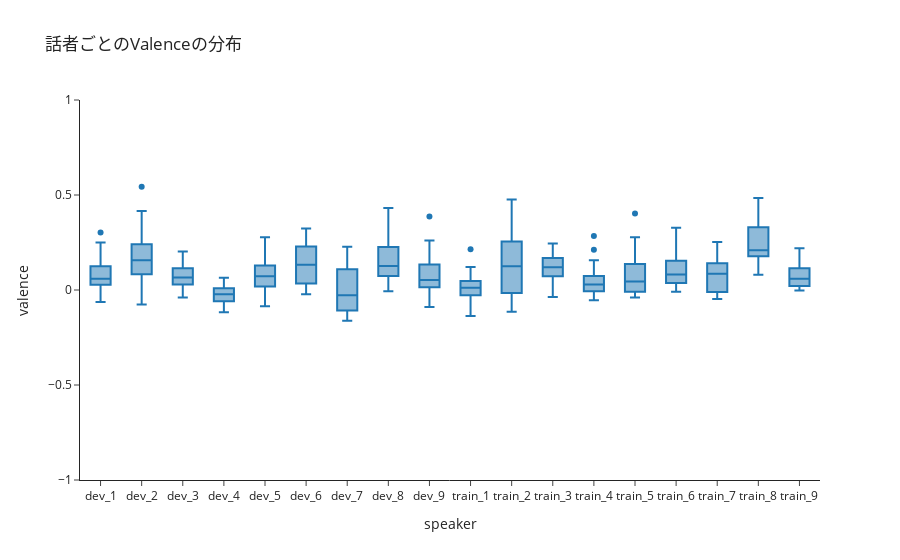

The notebook cell this image was saved under:
### Code cell
fig = px.box(df_train.sort_values("speaker"), x='speaker', y='valence', template="simple_white", title="話者ごとのValenceの分布")
fig.update_yaxes(range=[-1, 1])
fig.show()

### Figure 1 — Plotly figure (JSON) as saved in the notebook; plotly's stock layout.template omitted (floating-point values rounded to 4 significant figures; data arrays with more than 128 entries replaced by an {"elided": "..."} marker saying what was removed)
{"data": [{"alignmentgroup": "True", "hovertemplate": "speaker=%{x}<br>valence=%{y}<extra></extra>", "legendgroup": "", "marker": {"color": "#1F77B4"}, "name": "", "notched": false, "offsetgroup": "", "orientation": "v", "showlegend": false, "type": "box", "x": {"elided": "427 str values"}, "x0": " ", "xaxis": "x", "y": {"elided": "427 float values"}, "y0": " ", "yaxis": "y"}], "layout": {"autosize": true, "boxmode": "group", "legend": {"tracegroupgap": 0}, "title": {"text": "話者ごとのValenceの分布"}, "xaxis": {"anchor": "y", "autorange": true, "domain": [0, 1], "range": [-0.5, 17.5], "title": {"text": "speaker"}, "type": "category"}, "yaxis": {"anchor": "x", "domain": [0, 1], "range": [-1, 1], "title": {"text": "valence"}, "type": "linear"}}}
